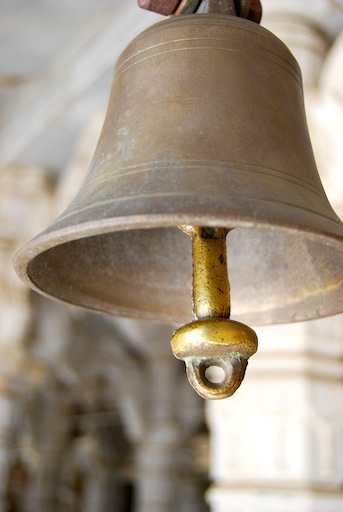
#> input picture Assignment 2/input_data/bell.jpg, 343 x 512 px
$ jupyter execute '(Problem 4) High Boost Filtering.ipynb'   (shell and % lines are left out)   (older library calls are emulated)
#> lines starting #> are read from the running program, lines starting #| are printed output that depends on the picture
# High Boost Filtering

[cell 1]
# Importing relevant packages and doing necessary setup
import cv2
import matplotlib.pyplot as plt
import matplotlib
import PIL
import numpy as np


# for auto-reloading external modules

[cell 2]
# Helper function to display multiple images in a plot
def display_images(images, rows, cols, size, title, subtitles):
    fig = plt.figure(figsize = size)
    c = 0
    sz = len(images)
    for i in range(rows):
        for j in range(cols):
            if sz == c:
                break
            ax1 = fig.add_subplot(rows, cols, c + 1)
            ax1.imshow(images[c], cmap = 'gray')
            ax1.set_title(subtitles[c], fontsize = 20)
            c = c + 1
    plt.show()
    # Un comment the below line and comment the above line to save and display
    #plt.savefig('part2.png')

[cell 3]
def convolve(im, k):
    im = im.astype(np.float64)
    return cv2.filter2D(im, -1, k).astype(np.int)

### Part 1

[cell 4]
def high_boost_filter(size, A):
    kernel = np.ones((size, size))
    kernel[int(size / 2)][int(size / 2)] = 0
    kernel = -kernel
    kernel[int(size / 2)][int(size / 2)] = (size * size * A) - 1
    return kernel

[cell 5]
images = []
subtitles = []
img = cv2.imread('../input_data/bell.jpg', cv2.IMREAD_GRAYSCALE)
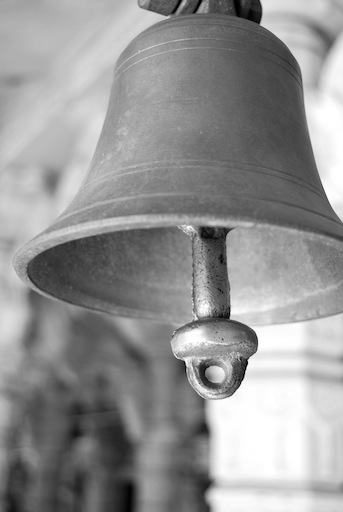
#> img: shape (512, 343); min 0, max 255, mean 147.7
images.append(img)
subtitles.append('Original Image')
display_images(images, 1, 1, (10, 10), 'title', subtitles)
#> in display_images, `sz = len(images)`: sz = 1

[cell 6]
images = []
subtitles = []
for i in range(3, 10, 2):
    for j in [1, 2, 5, 10, 20]:
        kernel = high_boost_filter(i, j)
        output = convolve(img, kernel)
        images.append(output)
        subtitles.append(str(i) + 'x' + str(i) + ',' + 'A = ' + str(j))
#> this loop made 4 passes
#> after the loop, images = 20 items; subtitles = ['3x3,A = 1', '3x3,A = 2', '3x3,A = 5', '3x3,A = 10', '3x3,A = 20', '5x5,A = 1', '5x5,A = 2', '5x5,A = 5', '5x5,A = 10', '5x5,A = 20', '7x7,A = 1', '7x7,A = 2', '7x7,A = 5', '7x7,A = 10', '7x7,A = 20', '9x9,A = 1', '9x9,A = 2', '9x9,A = 5', '9x9,A = 10', '9x9,A = 20']
display_images(images, 4, 5, (40, 50), 'title', subtitles)
#> call 2 of display_images, with rows = 4, cols = 5, size = (40, 50), title = 'title'
#> in display_images (call 2), `sz = len(images)`: sz = 20
#> in display_images (call 2), `plt.show()`:
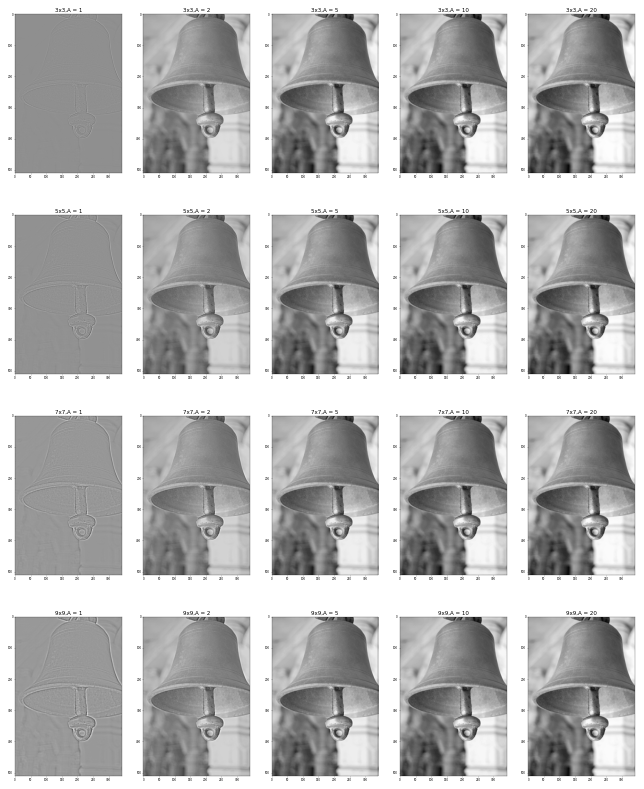
#> figure drawn by matplotlib, 20 panels
